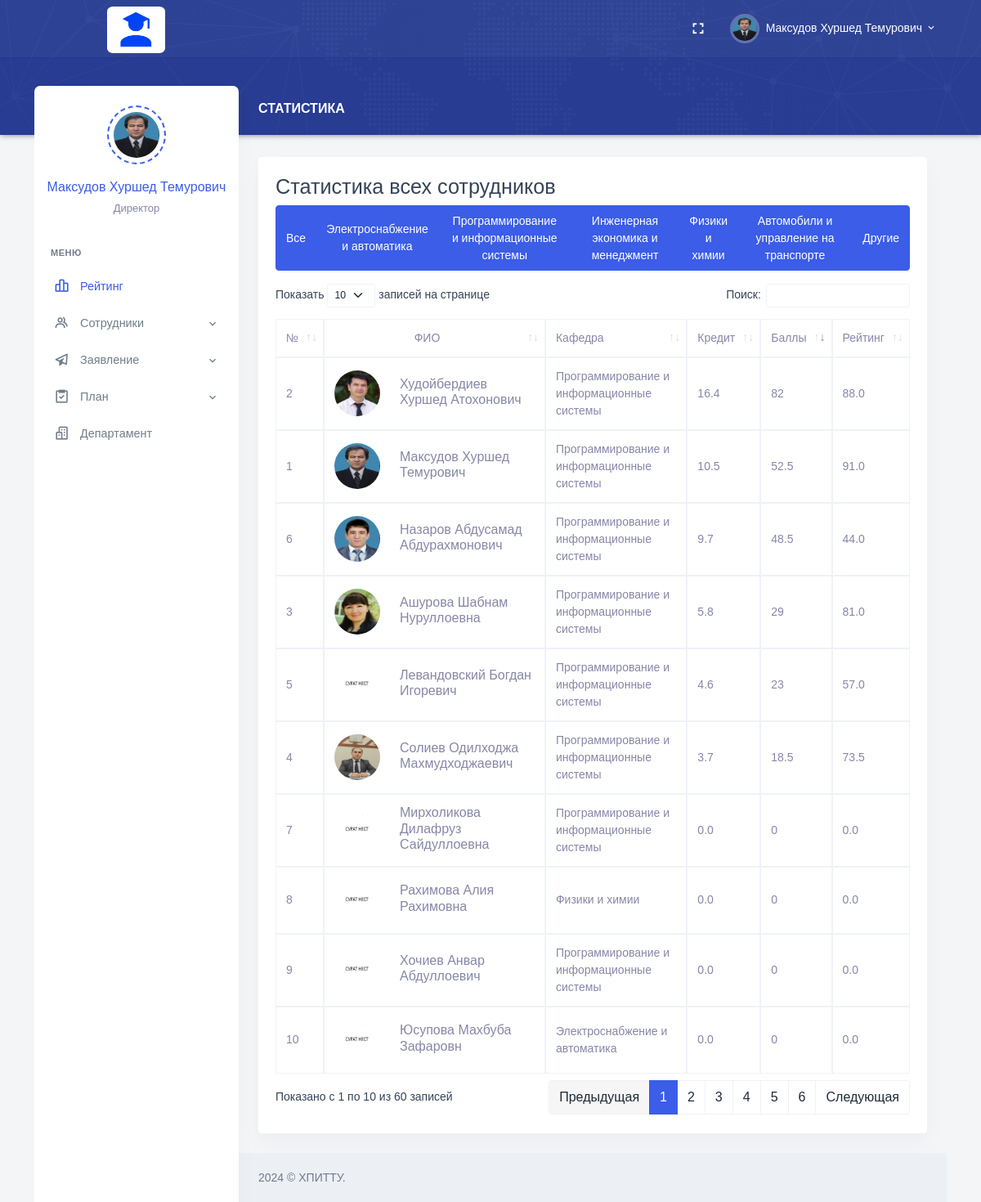
Page /Admin/index.php (signed in) on the committed database.
### tables this page shows
CREATE TABLE `employees` (
  `Employee_Id` int NOT NULL AUTO_INCREMENT,
  `Full_Name` varchar(255) DEFAULT NULL,
  `Date_of_Birth` date DEFAULT NULL,
  `Place_of_Birth` varchar(255) DEFAULT NULL,
  `Position_Id` int DEFAULT NULL,
  `Degree_Id` int DEFAULT NULL,
  `Faculty_Id` int DEFAULT NULL,
  `Department_Id` int DEFAULT NULL,
  `User_Role_Id` int DEFAULT NULL,
  `Email` varchar(255) DEFAULT NULL,
  `Phone_Number` varchar(20) DEFAULT NULL,
  `Employee_Number` varchar(20) DEFAULT NULL,
  `Date_Added` date DEFAULT NULL,
  `Path_Photo` varchar(255) DEFAULT NULL,
  `Username` varchar(255) DEFAULT NULL,
  `Password` varchar(255) DEFAULT NULL,
  PRIMARY KEY (`Employee_Id`),
  KEY `Degree_Id` (`Degree_Id`),
  KEY `Faculty_Id` (`Faculty_Id`),
  KEY `Department_Id` (`Department_Id`),
  KEY `User_Role_Id` (`User_Role_Id`),
  KEY `employees_ibfk_1` (`Position_Id`),
  CONSTRAINT `employees_ibfk_1` FOREIGN KEY (`Position_Id`) REFERENCES `positions` (`Position_Id`) ON DELETE CASCADE ON UPDATE CASCADE,
  CONSTRAINT `employees_ibfk_2` FOREIGN KEY (`Degree_Id`) REFERENCES `degrees` (`Degree_Id`) ON DELETE CASCADE ON UPDATE CASCADE,
  CONSTRAINT `employees_ibfk_3` FOREIGN KEY (`Faculty_Id`) REFERENCES `faculties` (`Faculty_Id`) ON DELETE CASCADE ON UPDATE CASCADE,
  CONSTRAINT `employees_ibfk_4` FOREIGN KEY (`Department_Id`) REFERENCES `departments` (`Department_Id`) ON DELETE CASCADE ON UPDATE CASCADE,
  CONSTRAINT `employees_ibfk_5` FOREIGN KEY (`User_Role_Id`) REFERENCES `user_roles` (`User_Role_Id`) ON DELETE CASCADE ON UPDATE CASCADE
);

CREATE TABLE `positions` (
  `Position_Id` int NOT NULL,
  `Position_Name` varchar(255) DEFAULT NULL,
  PRIMARY KEY (`Position_Id`)
);

### Admin/index.php (the view, shortened to what this page needs)
<?php
require_once "header.php";
?>
<div class="main-content">
    <div class="page-content">
        <div class="row">
            <div class="col-12">
                <div class="page-title-box d-flex align-items-center justify-content-between">
                    <h4 class="page-title mb-0 font-size-18">Статистика</h4>
                </div>
            </div>
        </div>
        <div class="row">
            <div class="col-lg-12">
                <div class="card">
                    <div class="card-body">
                        <div class="table-responsive">
                        <h3>Статистика всех сотрудников</h3>
                            <div class="btn-group mb-3 d-flex justify-content-end">
                                <button type="button" class="btn btn-primary filterBtn" data-filter="all">Все</button>
                                <button type="button" class="btn btn-primary filterBtn"
                                    data-filter="Электроснабжение и автоматика">Электроснабжение и автоматика</button>
                                <button type="button" class="btn btn-primary filterBtn"
                                    data-filter="Программирование и информационные  системы">Программирование и информационные  системы</button>
                                <button type="button" class="btn btn-primary filterBtn"
                                    data-filter="Инженерная экономика и менеджмент">Инженерная экономика и менеджмент</button>
                                <button type="button" class="btn btn-primary filterBtn"
                                    data-filter=" Физики и химии"> Физики и химии</button>
                                <button type="button" class="btn btn-primary filterBtn"
                                    data-filter="Автомобили и управление на транспорте">Автомобили и управление на транспорте</button>
                                <button class="btn btn-primary dropdown-toggle" type="button" id="departmentDropdown" data-bs-toggle="dropdown" aria-expanded="false">
                                    Другие
                                </button>
                            </div>
                            <div class="table-responsive">
                                <table id="datatable" class="table table-bordered" style="border-collapse: collapse; border-spacing: 0; width: 100%;">
                                    <thead>
                                        <tr>
                                            <th>№</th>
                                            <th class="text-center">ФИО</th>
                                            <th>Кафедра</th>
                                            <th>Кредит</th>
                                            <th>Баллы</th>
                                            <th>Рейтинг</th>
                                        </tr>
                                    </thead>
                                    <tbody>
                                        <?php
                                       require_once "../conn.php";
                                       $sql = "SELECT e.Employee_Id,
                                       e.Full_Name AS FullName,
                                       IFNULL(dep.Department_Name, 'Не указан') AS Department,
                                       FORMAT(IFNULL(tc.TotalCredit, 0), 1) AS TotalCredit,
                                       FORMAT(IFNULL(ROUND(er.TotalRating, 1), 0), 1) AS TotalRating,
                                       IFNULL(e.Path_Photo, '1.jpg') AS Path_Photo
                                   FROM employees e
                                   LEFT JOIN (
                                       SELECT Employee_Id, SUM(p.Plan_Credit) AS TotalCredit
                                       FROM tasks_completed tc
                                       LEFT JOIN plans p ON tc.Plan_Id = p.Plan_Id
                                       GROUP BY Employee_Id
                                   ) tc ON e.Employee_Id = tc.Employee_Id
                                   LEFT JOIN (
                                       SELECT Employee_Id,
                                           (omusgor1_1 + omusgor1_2 + omusgor1_3 + omusgor1_4 + omusgor1_5 + omusgor1_6 + omusgor1_7 + omusgor1_8 +
                                           omusgor2_1 + omusgor2_2 + omusgor2_3 + omusgor2_4 + omusgor2_5 + omusgor2_6 +
                                           omusgor3_1 + omusgor3_2 + omusgor3_3 + omusgor3_4 + omusgor3_5 + omusgor3_6 + omusgor3_7 + omusgor3_8 + omusgor3_9 + omusgor3_10 + omusgor3_11 +
                                           omusgor4_1 + omusgor4_2 + omusgor4_3 + omusgor4_4 + omusgor4_5 + omusgor4_6 + omusgor4_7 +
                                           omusgor5_1 + omusgor5_2 + omusgor5_3 + omusgor5_4 + omusgor5_5 + omusgor5_6 + omusgor5_7 + omusgor5_8 + omusgor5_9 + omusgor5_10 + omusgor5_11) * 100 / 100 AS TotalRating
                                       FROM emp_rating_vazorat
                                   ) er ON e.Employee_Id = er.Employee_Id
                                   LEFT JOIN departments dep ON e.Department_Id = dep.Department_Id
                                   ORDER BY TotalRating DESC";
                                       $result = $conn->query($sql);
                                       $count = 0;
                                       while ($row = $result->fetch_assoc()) {
                                           $count++;
                                           $photoPath = "../Personal/upload/" . $row["Path_Photo"];
                                           echo "<tr>";
                                           echo "<td class='align-middle'>" . $count . "</td>";
                                    echo "<td class='align-middle'>".
                                         "<div class='d-flex align-items-center'>".
                                         "<div class='me-4'>".
                                         "<img src='".$photoPath."' alt='' class='avatar-sm rounded-circle'>".
                                         "</div>".
                                         "<div>".
                                         "<h5 class='font-size-16 mb-1'>".$row["FullName"]."</h5>".
                                         "</div>".
                                         "</div>".
                                         "</td>";
                                         echo "<td class='align-middle'>" . $row["Department"] . "</td>";
                                         echo "<td class='align-middle'>" . $row["TotalCredit"] . "</td>";
                                         $completedCredits = $row["TotalCredit"];
                                         $uncompletedCredits = 0;
                                         $points = ($completedCredits - $uncompletedCredits) * 5;
                                         echo "<td class='align-middle'>" . $points . "</td>";
                                         echo "<td class='align-middle'>" . $row["TotalRating"] . "</td>";
                                         echo "</tr>";
                                     }
                                        ?>
                                    </tbody>
                                </table>
                            </div>
                        </div>
                    </div>
                </div>
            </div>
            <?php
require_once "footer.php";
?>

### Admin/header.php (shortened to what this page needs)
<?php
    require_once "../conn.php";
    $sql_command = "SELECT e.*, p.Position_Name, e.Path_Photo
    FROM employees e
    INNER JOIN positions p ON e.Position_Id = p.Position_Id
    WHERE e.Username = '{$_SESSION['Username']}'";
$result = mysqli_query($conn, $sql_command);
if (mysqli_num_rows($result) > 0) {
while ($rows = mysqli_fetch_assoc($result)) {
$Full_Name = ucwords($rows["Full_Name"]);
$Position_Name = $rows["Position_Name"];
$Path_Photo = $rows["Path_Photo"];
}
}
?>
<!doctype html>
<html lang="en">
<head>
    <link href="/assets/css/bootstrap.min.css" id="bootstrap-style" rel="stylesheet" type="text/css" />
    <link href="/assets/css/app.min.css" id="app-style" rel="stylesheet" type="text/css" />
    <link href="/assets/libs/datatables.net-bs4/css/dataTables.bootstrap4.min.css" rel="stylesheet" type="text/css" />
    <link href="/assets/libs/datatables.net-buttons-bs4/css/buttons.bootstrap4.min.css" rel="stylesheet"
        type="text/css" />
    <link href="/assets/libs/datatables.net-responsive-bs4/css/responsive.bootstrap4.min.css" rel="stylesheet"
        type="text/css" />
    <link href="/assets/css/icons.min.css" rel="stylesheet" type="text/css" />
</head>
<body data-layout="detached" data-topbar="colored">
<div class="container-fluid">
        <div id="layout-wrapper">
            <header id="page-topbar">
                <div class="navbar-header">
                    <div class="container-fluid">
                        <div class="float-end">
                            <div class="dropdown d-none d-lg-inline-block ms-1">
                                <button type="button" class="btn header-item noti-icon waves-effect"
                                    data-toggle="fullscreen">
                                    <i class="mdi mdi-fullscreen"></i>
                                </button>
                            </div>
                            <div class="dropdown d-inline-block">
                                <button type="button" class="btn header-item waves-effect"
                                    id="page-header-user-dropdown" data-bs-toggle="dropdown" aria-haspopup="true"
                                    aria-expanded="false">
                                    <img class="rounded-circle header-profile-user"
                                        src="../Personal/upload/<?php if(!empty($Path_Photo)){ echo $Path_Photo; }else{ echo "Admin.png"; } ?>" alt="Header Avatar">
                                    <span class="d-none d-xl-inline-block ms-1"><?php echo $Full_Name; ?></span>
                                    <i class="mdi mdi-chevron-down d-none d-xl-inline-block"></i>
                                </button>
                            </div>
                        </div>
                        <div>
                            <div class="navbar-brand-box">
                                <a href="index.php" class="logo logo-light" style="margin-left: 65px;">
                                    <span class="logo-lg">
                                        <img src="/assets/images/LogoEX.png" alt="" height="57"
                                            style="border-radius: 10%;">
                                    </span>
                                </a>
                            </div>
                        </div>
                    </div>
            </header>
            <div class="vertical-menu">
                <div class="h-100">
                    <div class="user-wid text-center py-4">
                        <div class="user-img">
                            <img src="../Personal/upload/<?php if(!empty($Path_Photo)){ echo $Path_Photo; }else{ echo "Admin.png"; } ?>" alt=""
                                class="avatar-md mx-auto rounded-circle">
                        </div>
                        <div class="mt-3">
                            <a href="#" class="text-reset fw-medium font-size-16"><?php echo $Full_Name; ?></a>
                            <p class="text-muted mt-1 mb-0 font-size-13"><?php echo $Position_Name; ?></p>
                        </div>
                    </div>
                    <div id="sidebar-menu">
                        <ul class="metismenu list-unstyled" id="side-menu">
                            <li class="menu-title">Меню</li>
                            <li>
                                <a href="index.php" class="waves-effect">
                                    <i class="bx bx-bar-chart-alt-2"></i>
                                    <span>Рейтинг</span>
                                </a>
                            </li>
                            <li>
                                <a href="javascript: void(0);" class="has-arrow waves-effect">
                                    <i class="bx bx-group"></i>
                                    <span>Сотрудники</span>
                                </a>
                            </li>
                            <li>
                                <a href="javascript: void(0);" class="has-arrow waves-effect">
                                    <i class="bx bx-paper-plane"></i>
                                    <span>Заявление</span>
                                </a>
                            </li>
                            <li>
                                <a href="javascript: void(0);" class="has-arrow waves-effect">
                                    <i class="bx bx-task"></i>
                                    <span>План</span>
                                </a>
                            </li>
                            <li>
                                <a href="departament.php" class="waves-effect">
                                    <i class="bx bx-buildings"></i>
                                    <span>Департамент</span>
                                </a>
                            </li>
                    </div>
                </div>
            </div>

### rows in the picture
employees: Path_Photo (picture), Full_Name "Максудов Хуршед Темурович", Position_Id.Position_Name "Директор", shows a picture, Department "Программирование и информационные системы", TotalCredit "10.5", points "52.5", TotalRating "91.0"
employees: shows a picture, Full_Name "Худойбердиев Хуршед Атохонович", Department "Программирование и информационные системы", TotalCredit "16.4", points "82", TotalRating "88.0"
employees: shows a picture, Full_Name "Ашурова Шабнам Нуруллоевна", Department "Программирование и информационные системы", TotalCredit "5.8", points "29", TotalRating "81.0"
employees: shows a picture, Full_Name "Солиев Одилходжа Махмудходжаевич", Department "Программирование и информационные системы", TotalCredit "3.7", points "18.5", TotalRating "73.5"
employees: Full_Name "Левандовский Богдан Игоревич", Department "Программирование и информационные системы", TotalCredit "4.6", points "23", TotalRating "57.0"
employees: shows a picture, Full_Name "Назаров Абдусамад Абдурахмонович", Department "Программирование и информационные системы", TotalCredit "9.7", points "48.5", TotalRating "44.0"
employees: Full_Name "Мирхоликова Дилафруз Сайдуллоевна", Department "Программирование и информационные системы", TotalCredit "0.0", points "0", TotalRating "0.0"
employees: Full_Name "Рахимова Алия Рахимовна", Department "Физики и химии", TotalCredit "0.0", points "0", TotalRating "0.0"
employees: Full_Name "Хочиев Анвар Абдуллоевич", Department "Программирование и информационные системы", TotalCredit "0.0", points "0", TotalRating "0.0"
employees: Full_Name "Юсупова Махбуба Зафаровн", Department "Электроснабжение и автоматика", TotalCredit "0.0", points "0", TotalRating "0.0"
